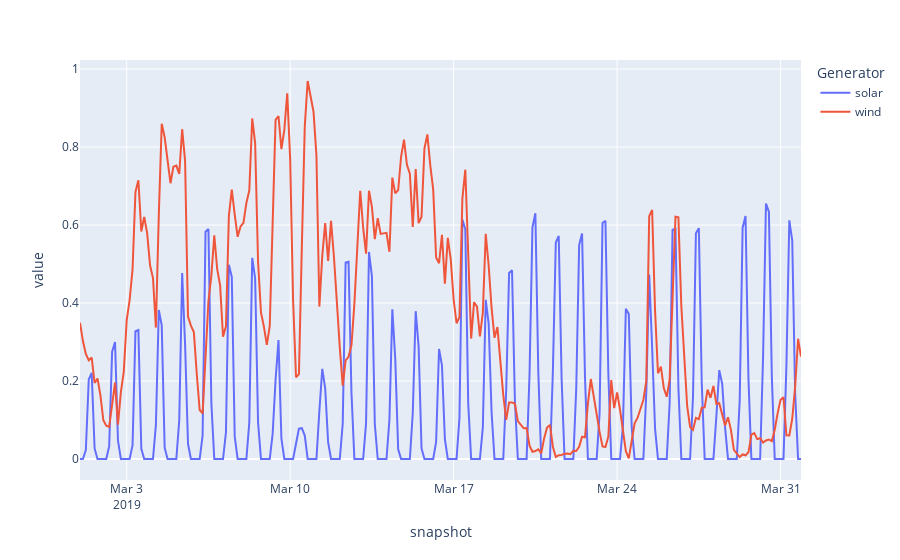

Notebook code cell kept with this figure:
### Markdown cell above
So let's make sure the capacity factors are read-in correctly.

### Code cell
n.generators_t.p_max_pu.loc["2019-03"].plot()

### Figure 1 — Plotly figure (JSON) as saved in the notebook; plotly's stock layout.template omitted (floating-point values rounded to 4 significant figures; data arrays with more than 128 entries replaced by an {"elided": "..."} marker saying what was removed)
{"data": [{"hovertemplate": "Generator=solar<br>snapshot=%{x}<br>value=%{y}<extra></extra>", "legendgroup": "solar", "line": {"color": "#636efa", "dash": "solid"}, "marker": {"symbol": "circle"}, "mode": "lines", "name": "solar", "orientation": "v", "showlegend": true, "type": "scatter", "x": {"elided": "248 str values"}, "xaxis": "x", "y": {"elided": "248 float values"}, "yaxis": "y"}, {"hovertemplate": "Generator=wind<br>snapshot=%{x}<br>value=%{y}<extra></extra>", "legendgroup": "wind", "line": {"color": "#EF553B", "dash": "solid"}, "marker": {"symbol": "circle"}, "mode": "lines", "name": "wind", "orientation": "v", "showlegend": true, "type": "scatter", "x": {"elided": "248 str values"}, "xaxis": "x", "y": {"elided": "248 float values"}, "yaxis": "y"}], "layout": {"legend": {"title": {"text": "Generator"}, "tracegroupgap": 0}, "margin": {"t": 60}, "xaxis": {"anchor": "y", "domain": [0, 1], "title": {"text": "snapshot"}}, "yaxis": {"anchor": "x", "domain": [0, 1], "title": {"text": "value"}}}}
